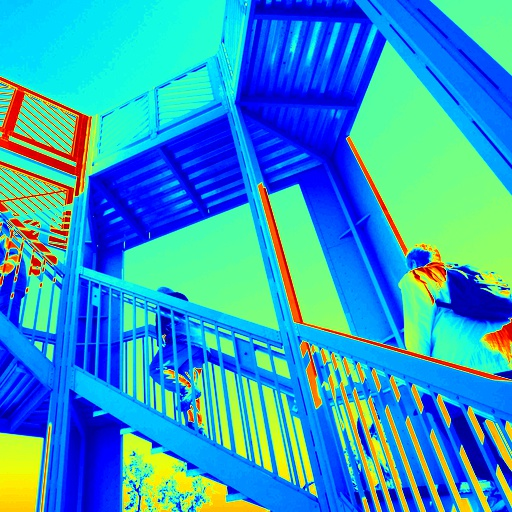
#> input picture hw2_data/ascent.jpg, 512 x 512 px
$ python ex6.py   (older library calls are emulated)
#> lines starting #> are read from the running program, lines starting #| are printed output that depends on the picture; after the words box and inside, x2 and y2 are one past the last pixel; in counts of white or black regions, pixels touching at a corner belong together
import cv2
import numpy as np
import copy
import scipy.io as sio

image = cv2.imread("./hw2_data/ascent.jpg", 0)
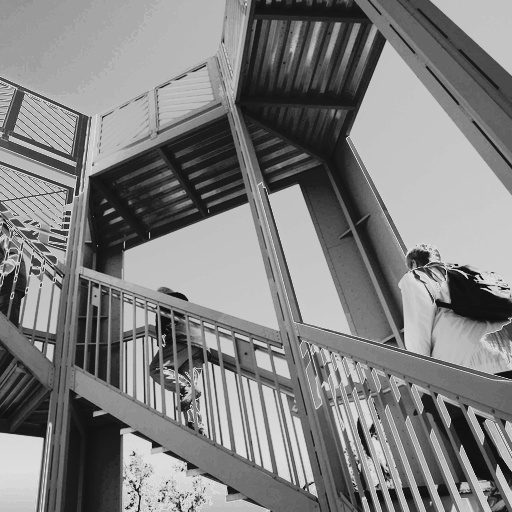
#> image: shape (512, 512); min 9, max 228, mean 127.8
cv2.imshow("Original", image)

def getDirectionalFilteredImage(image, theta):
#> called with theta = 0
    sobel_x = cv2.Sobel(image, cv2.CV_64F, 0, 1, ksize=5)
    sobel_y = cv2.Sobel(image, cv2.CV_64F, 1, 0, ksize=5)
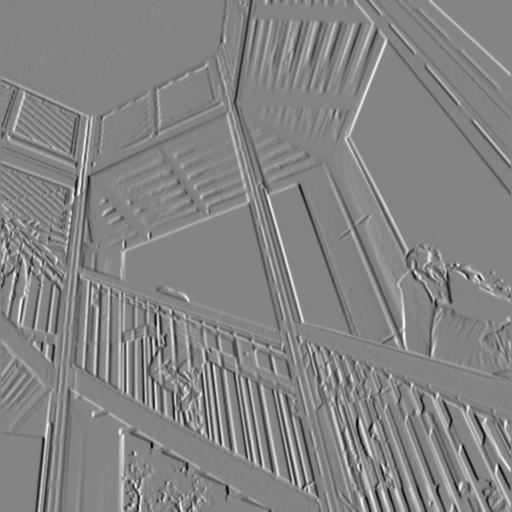
#> sobel_y: shape (512, 512) float64; min -9196, max 8526, mean 2.8; drawn with min black and max white
    u = np.sin(theta)
    v = np.cos(theta)
    return u*sobel_x + v*sobel_y

cv2.imshow("sobel_0", getDirectionalFilteredImage(image, 0))
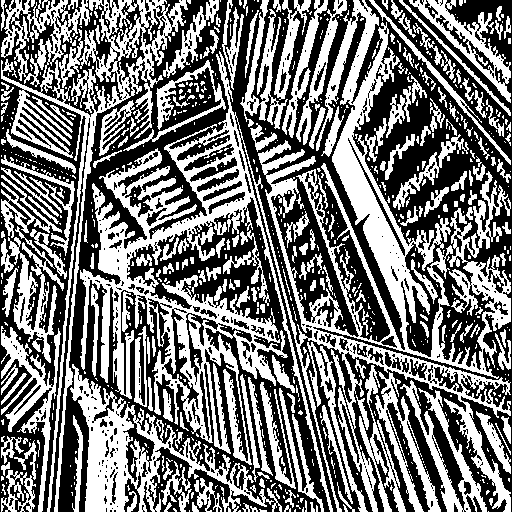
#> window 'sobel_0': shape (512, 512); 46.6% white; 780 white regions (563 under 20 px), largest, box (x1, y1, x2, y2) and area: (80, 0, 511, 512) 48643, (1, 0, 188, 512) 12473, (70, 364, 274, 512) 7758
cv2.imshow("sobel_45", getDirectionalFilteredImage(image, 45))
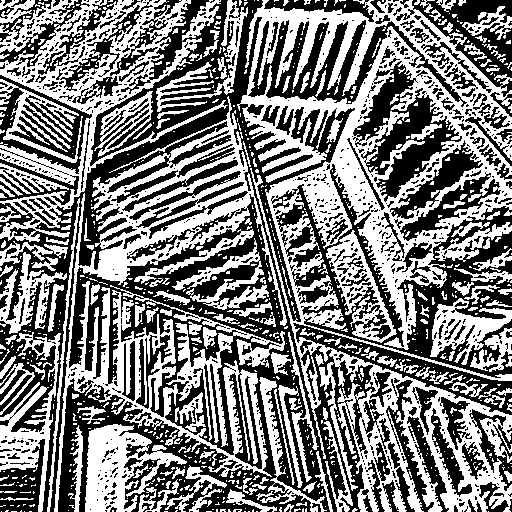
#> window 'sobel_45': shape (512, 512); min 0, max 255, mean 125.6
cv2.imshow("sobel_60", getDirectionalFilteredImage(image, 60))
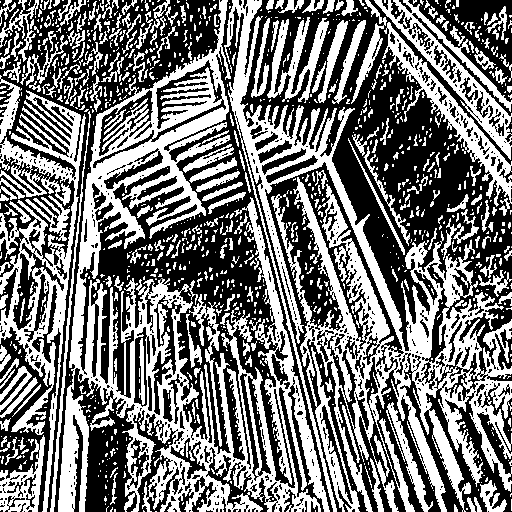
#> window 'sobel_60': shape (512, 512); min 0, max 255, mean 118.1
cv2.imshow("sobel_75", getDirectionalFilteredImage(image, 75))
cv2.imshow("sobel_90", getDirectionalFilteredImage(image, 90))
#> in getDirectionalFilteredImage (call 5), `return u*sobel_x + v*sobel_y`:
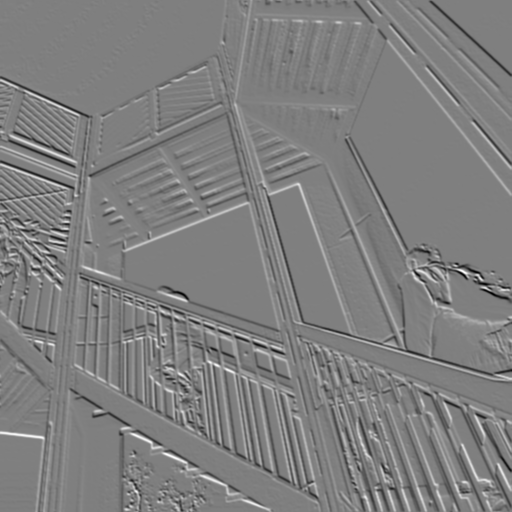
#> returned value: shape (512, 512) float64; min -9213.8, max 9231.3, mean -3; drawn with min black and max white
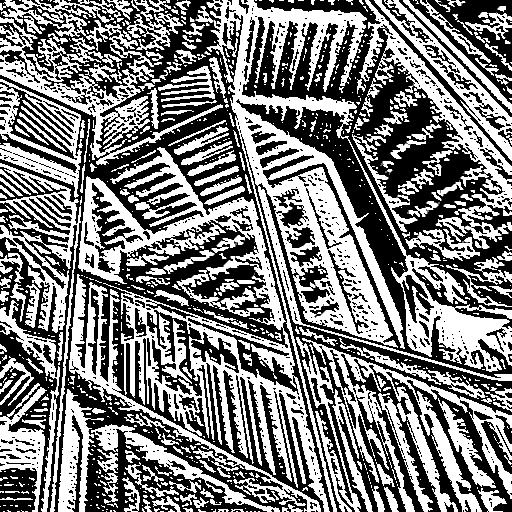
#> window 'sobel_90': shape (512, 512); min 0, max 255, mean 124.6

cv2.waitKey()
cv2.destroyAllWindows()

$ run again, with hw2_data/mandrill.png saved as hw2_data/ascent.jpg
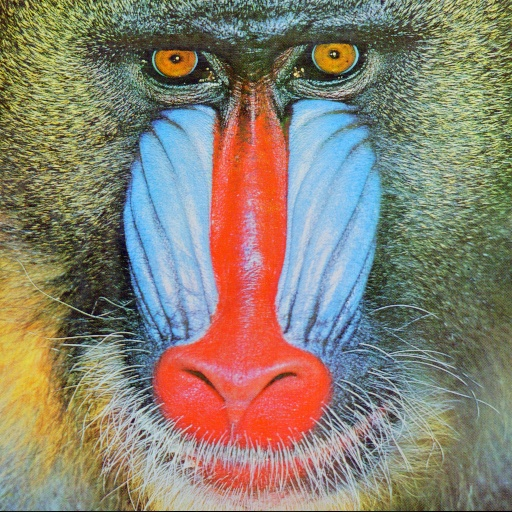
#> input picture hw2_data/mandrill.png, 512 x 512 px
#> `cv2.imshow("sobel_0", getDirectionalFilteredImage(image, 0))`:
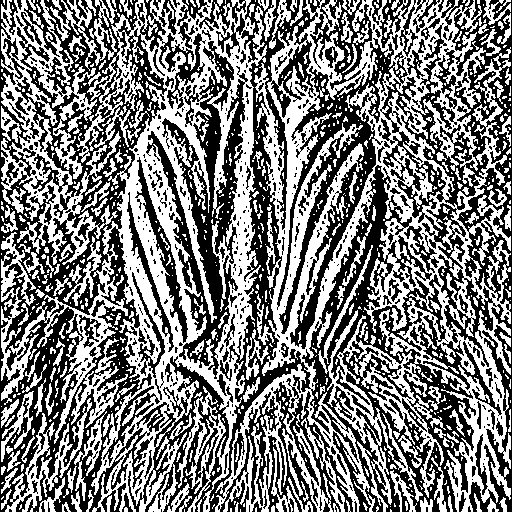
#> window 'sobel_0': shape (512, 512); 49.1% white; 846 white regions (627 under 20 px), largest, box (x1, y1, x2, y2) and area: (215, 0, 511, 512) 53916, (1, 0, 267, 512) 38948, (1, 0, 121, 265) 9777
#> `cv2.imshow("sobel_90", getDirectionalFilteredImage(image, 90))`:
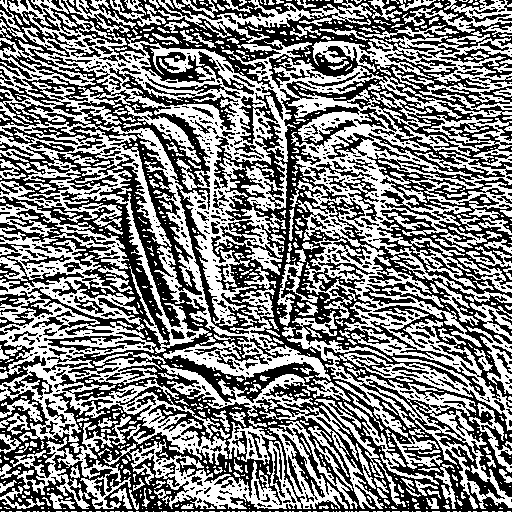
#> window 'sobel_90': shape (512, 512); min 0, max 255, mean 127.7
